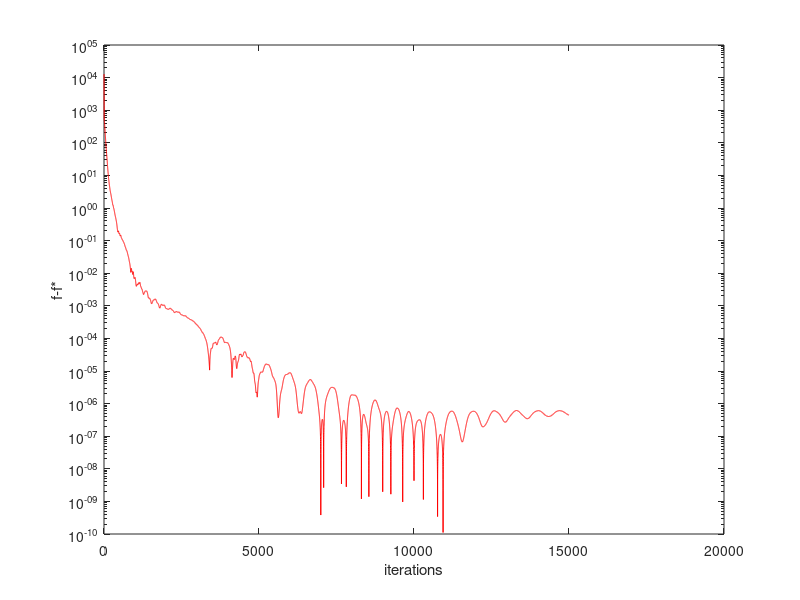

This chart was generated by the following MATLAB code:
clc;clear;close all;
rng(1)
m = 100; % The number of data (row)
n = 500; % The number of variables (column)
A = normrnd(0, 1, [m,n]); % generate data
b = normrnd(0, 25, [m,1]); % generate random coefficient
L = max(eig(A' * A));
la = 4;
K = 15000;
x0 = 0.5 * ones(n,1);
xk = x0;
xk_1 = x0;
yk = x0;
yk_1 = x0;
cost = zeros(K-1,1);
error = zeros(K-1,1);
r = 4;
s = 1 / L ;

for j = 1: 10000
    beta = (j-1)/(j+r-1);
    u = yk_1 - s * A' *(A * yk_1 - b);
    argmin = max( abs(u) - la*s, 0 ) .* sign(u);
    Gs = (yk_1 - argmin) / s;
    xk = yk_1 - s * Gs ;
    yk = xk + beta * (xk - xk_1);
    cost(j) = 0.5 * norm(A * xk - b)^2 + la * norm(xk, 1);
    xk_1 = xk;  
    yk_1 = yk;
end

uk = x0;
uk_1 = x0;
vk = x0;
vk_1 = x0;
f_opt = 0.5 * norm(A * xk - b)^2 + la * norm(xk, 1);
for i = 1: K
    beta = (i-1)/(i+r-1);
    u = vk_1 - s * A' *(A * vk_1 - b);
    argmin = max( abs(u) - la * s, 0 ) .* sign(u);
    Gs = (vk_1 - argmin) / s;
    uk = vk_1 - s * Gs ;
    vk = uk + beta * (uk - uk_1);
    error(i) = abs(0.5 * norm(A * uk - b)^2 + la * norm(uk, 1) - f_opt);
    uk_1 = uk;  
    vk_1 = vk;
end

iteration = linspace(1,K,K);

figure(1)
semilogy(iteration,error,'color','red')
xlabel('iterations')
ylabel('f-f*')

